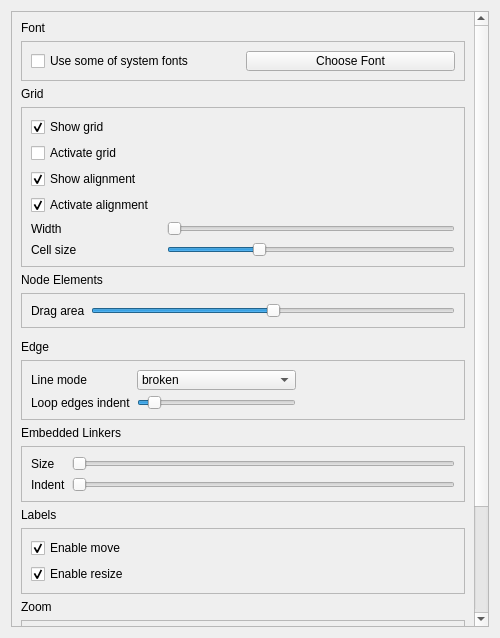
<?xml version="1.0" encoding="UTF-8"?>
<ui version="4.0">
 <class>PreferencesEditorPage</class>
 <widget class="QWidget" name="PreferencesEditorPage">
  <property name="geometry">
   <rect>
    <x>0</x>
    <y>0</y>
    <width>500</width>
    <height>638</height>
   </rect>
  </property>
  <property name="sizePolicy">
   <sizepolicy hsizetype="Expanding" vsizetype="Expanding">
    <horstretch>0</horstretch>
    <verstretch>0</verstretch>
   </sizepolicy>
  </property>
  <property name="minimumSize">
   <size>
    <width>50</width>
    <height>50</height>
   </size>
  </property>
  <property name="maximumSize">
   <size>
    <width>16777215</width>
    <height>16777215</height>
   </size>
  </property>
  <layout class="QVBoxLayout" name="verticalLayout">
   <item>
    <widget class="QScrollArea" name="scrollArea">
     <property name="widgetResizable">
      <bool>true</bool>
     </property>
     <widget class="QWidget" name="scrollAreaWidgetContents">
      <property name="geometry">
       <rect>
        <x>0</x>
        <y>0</y>
        <width>468</width>
        <height>726</height>
       </rect>
      </property>
      <layout class="QVBoxLayout" name="verticalLayout_2">
       <item>
        <widget class="QLabel" name="label_5">
         <property name="text">
          <string>Font</string>
         </property>
        </widget>
       </item>
       <item>
        <widget class="QFrame" name="frame_3">
         <property name="sizePolicy">
          <sizepolicy hsizetype="Preferred" vsizetype="Preferred">
           <horstretch>0</horstretch>
           <verstretch>0</verstretch>
          </sizepolicy>
         </property>
         <property name="minimumSize">
          <size>
           <width>0</width>
           <height>40</height>
          </size>
         </property>
         <property name="frameShape">
          <enum>QFrame::StyledPanel</enum>
         </property>
         <property name="frameShadow">
          <enum>QFrame::Raised</enum>
         </property>
         <layout class="QHBoxLayout" name="horizontalLayout">
          <item>
           <widget class="QCheckBox" name="fontCheckBox">
            <property name="enabled">
             <bool>true</bool>
            </property>
            <property name="sizePolicy">
             <sizepolicy hsizetype="Preferred" vsizetype="Preferred">
              <horstretch>0</horstretch>
              <verstretch>0</verstretch>
             </sizepolicy>
            </property>
            <property name="text">
             <string>Use some of system fonts</string>
            </property>
           </widget>
          </item>
          <item>
           <widget class="QPushButton" name="fontSelectionButton">
            <property name="sizePolicy">
             <sizepolicy hsizetype="Preferred" vsizetype="Preferred">
              <horstretch>0</horstretch>
              <verstretch>0</verstretch>
             </sizepolicy>
            </property>
            <property name="text">
             <string>Choose Font</string>
            </property>
           </widget>
          </item>
         </layout>
        </widget>
       </item>
       <item>
        <widget class="QLabel" name="label">
         <property name="text">
          <string>Grid</string>
         </property>
        </widget>
       </item>
       <item>
        <widget class="QFrame" name="frame">
         <property name="sizePolicy">
          <sizepolicy hsizetype="Preferred" vsizetype="Preferred">
           <horstretch>0</horstretch>
           <verstretch>0</verstretch>
          </sizepolicy>
         </property>
         <property name="frameShape">
          <enum>QFrame::StyledPanel</enum>
         </property>
         <property name="frameShadow">
          <enum>QFrame::Raised</enum>
         </property>
         <layout class="QGridLayout" name="gridLayout">
          <item row="7" column="1" colspan="2">
           <widget class="QSlider" name="gridWidthSlider">
            <property name="sizePolicy">
             <sizepolicy hsizetype="Expanding" vsizetype="Expanding">
              <horstretch>0</horstretch>
              <verstretch>0</verstretch>
             </sizepolicy>
            </property>
            <property name="minimum">
             <number>3</number>
            </property>
            <property name="maximum">
             <number>150</number>
            </property>
            <property name="singleStep">
             <number>1</number>
            </property>
            <property name="pageStep">
             <number>10</number>
            </property>
            <property name="orientation">
             <enum>Qt::Horizontal</enum>
            </property>
           </widget>
          </item>
          <item row="4" column="0">
           <widget class="QCheckBox" name="activateAlignmentCheckBox">
            <property name="sizePolicy">
             <sizepolicy hsizetype="Minimum" vsizetype="Fixed">
              <horstretch>0</horstretch>
              <verstretch>0</verstretch>
             </sizepolicy>
            </property>
            <property name="text">
             <string>Activate alignment</string>
            </property>
            <property name="checked">
             <bool>true</bool>
            </property>
           </widget>
          </item>
          <item row="8" column="0">
           <widget class="QLabel" name="label_20">
            <property name="text">
             <string>Cell size</string>
            </property>
           </widget>
          </item>
          <item row="2" column="0">
           <widget class="QCheckBox" name="activateGridCheckBox">
            <property name="sizePolicy">
             <sizepolicy hsizetype="Minimum" vsizetype="Fixed">
              <horstretch>0</horstretch>
              <verstretch>0</verstretch>
             </sizepolicy>
            </property>
            <property name="text">
             <string>Activate grid</string>
            </property>
            <property name="tristate">
             <bool>false</bool>
            </property>
           </widget>
          </item>
          <item row="7" column="0">
           <widget class="QLabel" name="label_13">
            <property name="text">
             <string>Width</string>
            </property>
           </widget>
          </item>
          <item row="1" column="0">
           <widget class="QCheckBox" name="showGridCheckBox">
            <property name="text">
             <string>Show grid</string>
            </property>
            <property name="checked">
             <bool>true</bool>
            </property>
           </widget>
          </item>
          <item row="3" column="0">
           <widget class="QCheckBox" name="showAlignmentCheckBox">
            <property name="minimumSize">
             <size>
              <width>130</width>
              <height>0</height>
             </size>
            </property>
            <property name="text">
             <string>Show alignment</string>
            </property>
            <property name="checked">
             <bool>true</bool>
            </property>
           </widget>
          </item>
          <item row="8" column="1" colspan="2">
           <widget class="QSlider" name="indexGridSlider">
            <property name="sizePolicy">
             <sizepolicy hsizetype="Expanding" vsizetype="Expanding">
              <horstretch>0</horstretch>
              <verstretch>0</verstretch>
             </sizepolicy>
            </property>
            <property name="minimum">
             <number>5</number>
            </property>
            <property name="maximum">
             <number>150</number>
            </property>
            <property name="singleStep">
             <number>1</number>
            </property>
            <property name="pageStep">
             <number>10</number>
            </property>
            <property name="value">
             <number>50</number>
            </property>
            <property name="orientation">
             <enum>Qt::Horizontal</enum>
            </property>
           </widget>
          </item>
          <item row="3" column="1">
           <spacer name="horizontalSpacer_2">
            <property name="orientation">
             <enum>Qt::Horizontal</enum>
            </property>
            <property name="sizeHint" stdset="0">
             <size>
              <width>40</width>
              <height>20</height>
             </size>
            </property>
           </spacer>
          </item>
          <item row="4" column="1">
           <spacer name="horizontalSpacer_3">
            <property name="orientation">
             <enum>Qt::Horizontal</enum>
            </property>
            <property name="sizeHint" stdset="0">
             <size>
              <width>40</width>
              <height>20</height>
             </size>
            </property>
           </spacer>
          </item>
         </layout>
        </widget>
       </item>
       <item>
        <widget class="QLabel" name="label_14">
         <property name="text">
          <string>Node Elements</string>
         </property>
        </widget>
       </item>
       <item>
        <widget class="QFrame" name="frame_7">
         <property name="frameShape">
          <enum>QFrame::StyledPanel</enum>
         </property>
         <property name="frameShadow">
          <enum>QFrame::Raised</enum>
         </property>
         <layout class="QGridLayout" name="gridLayout_3">
          <item row="0" column="1">
           <widget class="QSlider" name="dragAreaSizeSlider">
            <property name="minimum">
             <number>4</number>
            </property>
            <property name="maximum">
             <number>20</number>
            </property>
            <property name="value">
             <number>12</number>
            </property>
            <property name="orientation">
             <enum>Qt::Horizontal</enum>
            </property>
           </widget>
          </item>
          <item row="0" column="0">
           <widget class="QLabel" name="label_15">
            <property name="text">
             <string>Drag area</string>
            </property>
           </widget>
          </item>
         </layout>
        </widget>
       </item>
       <item alignment="Qt::AlignLeft">
        <widget class="QFrame" name="frame_6">
         <property name="frameShape">
          <enum>QFrame::StyledPanel</enum>
         </property>
         <property name="frameShadow">
          <enum>QFrame::Raised</enum>
         </property>
         <widget class="QSlider" name="horizontalSlider">
          <property name="geometry">
           <rect>
            <x>70</x>
            <y>0</y>
            <width>160</width>
            <height>21</height>
           </rect>
          </property>
          <property name="orientation">
           <enum>Qt::Horizontal</enum>
          </property>
         </widget>
        </widget>
       </item>
       <item>
        <widget class="QLabel" name="label_9">
         <property name="text">
          <string>Edge</string>
         </property>
        </widget>
       </item>
       <item>
        <widget class="QFrame" name="frame_4">
         <property name="sizePolicy">
          <sizepolicy hsizetype="Preferred" vsizetype="Expanding">
           <horstretch>0</horstretch>
           <verstretch>30</verstretch>
          </sizepolicy>
         </property>
         <property name="minimumSize">
          <size>
           <width>50</width>
           <height>60</height>
          </size>
         </property>
         <property name="frameShape">
          <enum>QFrame::StyledPanel</enum>
         </property>
         <property name="frameShadow">
          <enum>QFrame::Raised</enum>
         </property>
         <layout class="QGridLayout" name="gridLayout_5">
          <item row="0" column="2">
           <spacer name="horizontalSpacer">
            <property name="orientation">
             <enum>Qt::Horizontal</enum>
            </property>
            <property name="sizeHint" stdset="0">
             <size>
              <width>40</width>
              <height>20</height>
             </size>
            </property>
           </spacer>
          </item>
          <item row="0" column="1">
           <widget class="QComboBox" name="lineMode">
            <property name="sizePolicy">
             <sizepolicy hsizetype="Preferred" vsizetype="Expanding">
              <horstretch>0</horstretch>
              <verstretch>0</verstretch>
             </sizepolicy>
            </property>
            <property name="minimumSize">
             <size>
              <width>0</width>
              <height>20</height>
             </size>
            </property>
            <item>
             <property name="text">
              <string>broken</string>
             </property>
            </item>
            <item>
             <property name="text">
              <string>square</string>
             </property>
            </item>
            <item>
             <property name="text">
              <string>curve</string>
             </property>
            </item>
           </widget>
          </item>
          <item row="1" column="1">
           <widget class="QSlider" name="loopEdgeBoundsIndent">
            <property name="sizePolicy">
             <sizepolicy hsizetype="Expanding" vsizetype="Expanding">
              <horstretch>0</horstretch>
              <verstretch>0</verstretch>
             </sizepolicy>
            </property>
            <property name="minimum">
             <number>1</number>
            </property>
            <property name="maximum">
             <number>15</number>
            </property>
            <property name="singleStep">
             <number>2</number>
            </property>
            <property name="pageStep">
             <number>2</number>
            </property>
            <property name="value">
             <number>2</number>
            </property>
            <property name="orientation">
             <enum>Qt::Horizontal</enum>
            </property>
           </widget>
          </item>
          <item row="0" column="0">
           <widget class="QLabel" name="label_10">
            <property name="text">
             <string>Line mode</string>
            </property>
           </widget>
          </item>
          <item row="1" column="0">
           <widget class="QLabel" name="label_11">
            <property name="sizePolicy">
             <sizepolicy hsizetype="Preferred" vsizetype="Preferred">
              <horstretch>0</horstretch>
              <verstretch>0</verstretch>
             </sizepolicy>
            </property>
            <property name="text">
             <string>Loop edges indent</string>
            </property>
           </widget>
          </item>
         </layout>
        </widget>
       </item>
       <item>
        <widget class="QLabel" name="label_2">
         <property name="text">
          <string>Embedded Linkers</string>
         </property>
        </widget>
       </item>
       <item>
        <widget class="QFrame" name="frame_2">
         <property name="frameShape">
          <enum>QFrame::StyledPanel</enum>
         </property>
         <property name="frameShadow">
          <enum>QFrame::Raised</enum>
         </property>
         <layout class="QGridLayout" name="gridLayout_2">
          <item row="0" column="1">
           <widget class="QSlider" name="embeddedLinkerSizeSlider">
            <property name="minimum">
             <number>4</number>
            </property>
            <property name="maximum">
             <number>20</number>
            </property>
            <property name="orientation">
             <enum>Qt::Horizontal</enum>
            </property>
           </widget>
          </item>
          <item row="1" column="1">
           <widget class="QSlider" name="embeddedLinkerIndentSlider">
            <property name="minimum">
             <number>5</number>
            </property>
            <property name="maximum">
             <number>20</number>
            </property>
            <property name="orientation">
             <enum>Qt::Horizontal</enum>
            </property>
           </widget>
          </item>
          <item row="0" column="0">
           <widget class="QLabel" name="label_3">
            <property name="text">
             <string>Size</string>
            </property>
           </widget>
          </item>
          <item row="1" column="0">
           <widget class="QLabel" name="label_4">
            <property name="text">
             <string>Indent</string>
            </property>
           </widget>
          </item>
         </layout>
        </widget>
       </item>
       <item>
        <widget class="QLabel" name="label_12">
         <property name="text">
          <string>Labels</string>
         </property>
        </widget>
       </item>
       <item>
        <widget class="QFrame" name="frame_5">
         <property name="frameShape">
          <enum>QFrame::StyledPanel</enum>
         </property>
         <property name="frameShadow">
          <enum>QFrame::Raised</enum>
         </property>
         <layout class="QVBoxLayout" name="verticalLayout_3">
          <item>
           <widget class="QCheckBox" name="enableMoveLabelsCheckBox">
            <property name="text">
             <string>Enable move</string>
            </property>
            <property name="checked">
             <bool>true</bool>
            </property>
           </widget>
          </item>
          <item>
           <widget class="QCheckBox" name="enableResizeLabelsCheckBox">
            <property name="text">
             <string>Enable resize</string>
            </property>
            <property name="checked">
             <bool>true</bool>
            </property>
           </widget>
          </item>
         </layout>
        </widget>
       </item>
       <item>
        <widget class="QLabel" name="label_19">
         <property name="text">
          <string>Zoom</string>
         </property>
        </widget>
       </item>
       <item>
        <widget class="QFrame" name="frame_8">
         <property name="frameShape">
          <enum>QFrame::StyledPanel</enum>
         </property>
         <property name="frameShadow">
          <enum>QFrame::Raised</enum>
         </property>
         <layout class="QGridLayout" name="gridLayout_4">
          <item row="0" column="1">
           <widget class="QLabel" name="label_17">
            <property name="text">
             <string>Zoom factor</string>
            </property>
           </widget>
          </item>
          <item row="0" column="0">
           <widget class="QSlider" name="zoomFactorSlider">
            <property name="minimum">
             <number>0</number>
            </property>
            <property name="maximum">
             <number>10</number>
            </property>
            <property name="pageStep">
             <number>1</number>
            </property>
            <property name="value">
             <number>4</number>
            </property>
            <property name="orientation">
             <enum>Qt::Horizontal</enum>
            </property>
           </widget>
          </item>
         </layout>
        </widget>
       </item>
       <item>
        <widget class="QLabel" name="label_8">
         <property name="text">
          <string>Palette</string>
         </property>
        </widget>
       </item>
       <item>
        <widget class="QFrame" name="frame_9">
         <property name="frameShape">
          <enum>QFrame::StyledPanel</enum>
         </property>
         <property name="frameShadow">
          <enum>QFrame::Raised</enum>
         </property>
         <layout class="QGridLayout" name="gridLayout_7">
          <item row="0" column="0">
           <widget class="QLabel" name="label_6">
            <property name="text">
             <string>   Representation   </string>
            </property>
           </widget>
          </item>
          <item row="1" column="0">
           <widget class="QLabel" name="label_7">
            <property name="text">
             <string>   Count of items in a row </string>
            </property>
           </widget>
          </item>
          <item row="0" column="1">
           <widget class="QComboBox" name="paletteComboBox">
            <property name="layoutDirection">
             <enum>Qt::LeftToRight</enum>
            </property>
            <property name="editable">
             <bool>false</bool>
            </property>
            <property name="currentIndex">
             <number>1</number>
            </property>
            <property name="frame">
             <bool>true</bool>
            </property>
            <item>
             <property name="text">
              <string>Icons  and names</string>
             </property>
            </item>
            <item>
             <property name="text">
              <string>Icons</string>
             </property>
            </item>
           </widget>
          </item>
          <item row="1" column="1">
           <widget class="QSpinBox" name="paletteSpinBox">
            <property name="minimum">
             <number>1</number>
            </property>
            <property name="maximum">
             <number>5</number>
            </property>
           </widget>
          </item>
         </layout>
        </widget>
       </item>
       <item>
        <spacer name="verticalSpacer_2">
         <property name="orientation">
          <enum>Qt::Vertical</enum>
         </property>
         <property name="sizeHint" stdset="0">
          <size>
           <width>20</width>
           <height>40</height>
          </size>
         </property>
        </spacer>
       </item>
      </layout>
     </widget>
    </widget>
   </item>
  </layout>
 </widget>
 <resources/>
 <connections/>
</ui>
